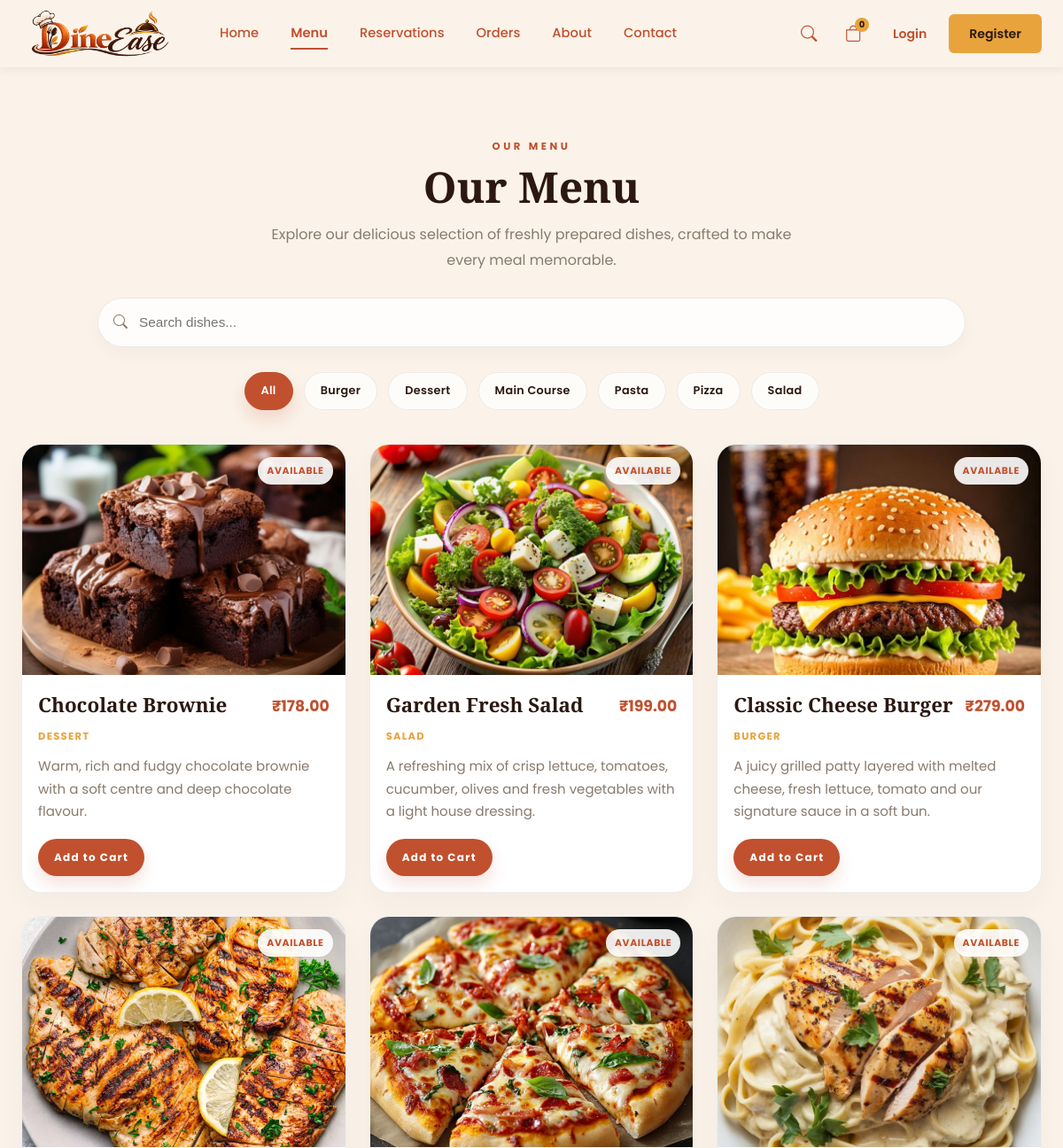
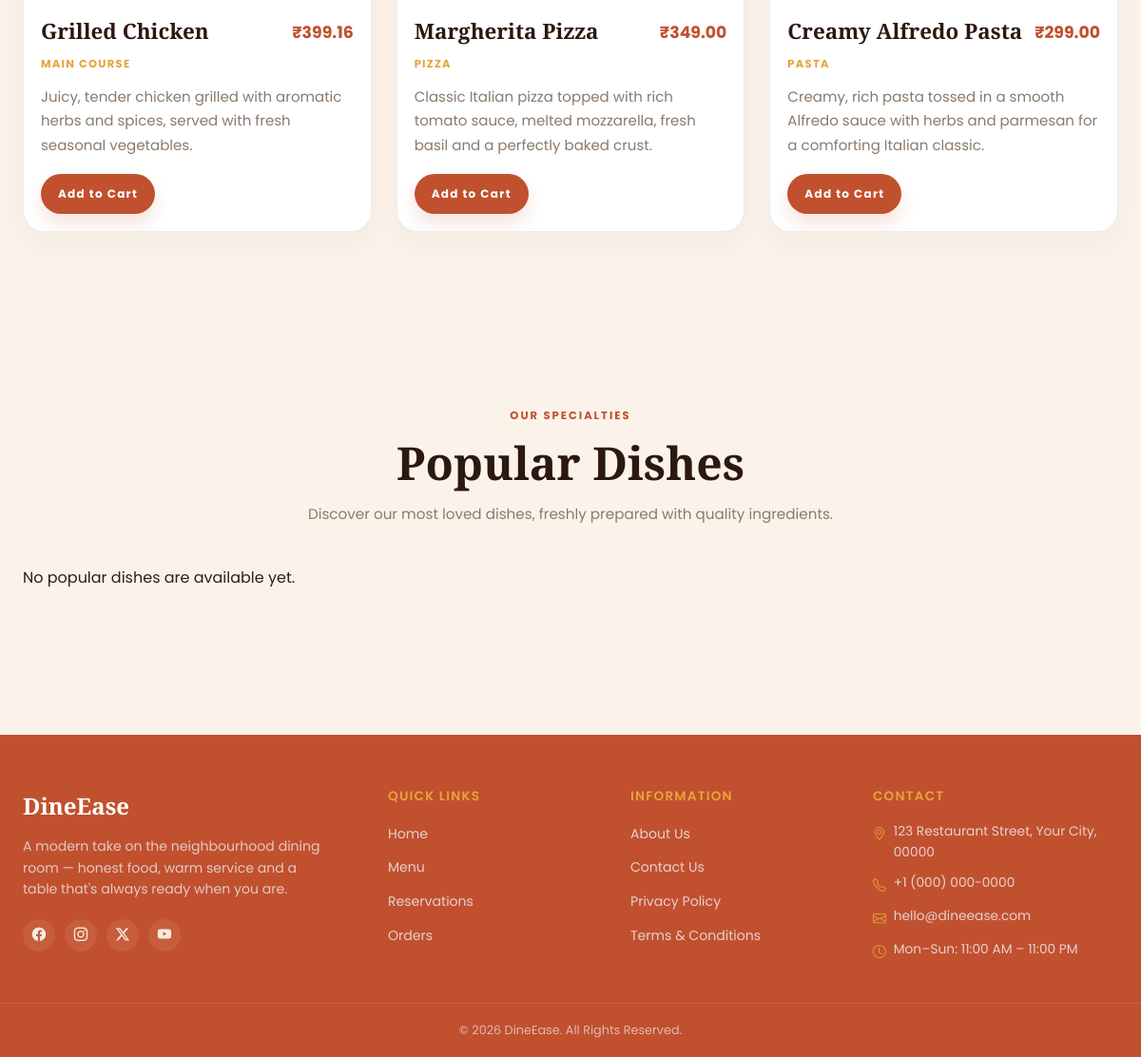
The app's page /menu/ with its own data (2 pictures, top to bottom).
### menu/models.py (models this page shows, shortened)
class Menu(models.Model):
	name = models.CharField(max_length=120)
	description = models.TextField()
	price = models.DecimalField(max_digits=8, decimal_places=2)
	image = models.ImageField(upload_to='menu/', blank=True)
	category = models.CharField(max_length=80, blank=True)
	is_available = models.BooleanField(default=True)
	created_at = models.DateTimeField(auto_now_add=True)
	class Meta:
		ordering = ('-created_at',)

### menu/views.py (the view)
# urls.py: path('menu/', menu_view, name='menu'),
def menu_view(request):
    selected_category = request.GET.get('category', '').strip()
    search_query = request.GET.get('q', '').strip()
    dishes = Menu.objects.filter(is_available=True)
    if search_query:
        dishes = dishes.filter(
            Q(name__icontains=search_query) |
            Q(description__icontains=search_query) |
            Q(category__icontains=search_query)
        )
    if selected_category:
        dishes = dishes.filter(category__iexact=selected_category)
    categories_queryset = Menu.objects.filter(is_available=True).exclude(category='')
    if search_query:
        categories_queryset = categories_queryset.filter(
            Q(name__icontains=search_query) |
            Q(description__icontains=search_query) |
            Q(category__icontains=search_query)
        )
    categories = (
        categories_queryset
        .values_list('category', flat=True)
        .distinct()
        .order_by('category')
    )
    return render(request, 'menu.html', {
        'dishes': dishes,
        'categories': categories,
        'selected_category': selected_category,
        'search_query': search_query,
    })

### templates/menu.html (shortened to what this page needs)
{% extends 'base.html' %}
{% load static %}
{% block content %}
<section class="menu-page">
    <div class="menu-container">
        <header class="menu-hero">
            <p class="menu-kicker">OUR MENU</p>
            <h1>Our Menu</h1>
            <p class="menu-subtitle">Explore our delicious selection of freshly prepared dishes, crafted to make every meal memorable.</p>
        </header>
        <div class="menu-controls" aria-label="Menu controls">
            <form method="get" action="{% url 'menu' %}" class="menu-search-form">
                <div class="menu-search-wrap">
                    <i class="bi bi-search menu-search-icon" aria-hidden="true"></i>
                    <input type="search" name="q" value="{{ search_query }}" class="menu-search" placeholder="Search dishes..." aria-label="Search dishes">
                </div>
            </form>
            {% if categories %}
            <nav class="menu-categories" aria-label="Menu categories">
                <a href="{% url 'menu' %}{% if search_query %}?q={{ search_query|urlencode }}{% endif %}" class="menu-category-btn {% if not selected_category %}active{% endif %}">All</a>
                {% for category in categories %}
                <a href="{% url 'menu' %}?{% if search_query %}q={{ search_query|urlencode }}&{% endif %}category={{ category|urlencode }}" class="menu-category-btn {% if selected_category == category %}active{% endif %}">{{ category }}</a>
                {% endfor %}
            </nav>
            {% endif %}
        </div>
        {% if dishes %}
        <div class="menu-grid">
            {% for item in dishes %}
            <article class="menu-card">
                <div class="menu-card-media">
                    {% if item.image %}
                    <img src="{{ item.image.url }}" alt="{{ item.name }}" class="menu-card-image" loading="lazy">
                    {% else %}
                    <div class="menu-card-image-fallback" aria-label="{{ item.name }}"></div>
                    {% endif %}
                    <span class="availability-badge {% if item.is_available %}available{% else %}unavailable{% endif %}">
                        {% if item.is_available %}Available{% else %}Currently Unavailable{% endif %}
                    </span>
                </div>
                <div class="menu-card-content">
                    <div class="menu-card-header">
                        <h2 class="menu-card-title">{{ item.name }}</h2>
                        <span class="menu-card-price">₹{{ item.price }}</span>
                    </div>
                    {% if item.category %}
                    <p class="menu-card-category">{{ item.category }}</p>
                    {% endif %}
                    {% if item.description %}
                    <p class="menu-card-description">{{ item.description }}</p>
                    {% endif %}
                    <div class="menu-card-actions">
                        {% if item.is_available %}
                        <form method="post" action="{% url 'add_to_cart' %}" class="menu-card-form">
                            <button type="submit" class="add-to-cart-btn">Add to Cart</button>
                        </form>
                        {% else %}
                        <button type="button" class="add-to-cart-btn add-to-cart-btn-disabled" disabled>Currently Unavailable</button>
                        {% endif %}
                    </div>
                </div>
            </article>
            {% endfor %}
        </div>
        {% endif %}
    </div>
</section>
{% endblock %}

### records on screen
Menu: image (picture), is_available "AVAILABLE", name "Chocolate Brownie", price "178.00", category "DESSERT", description "Warm, rich and fudgy chocolate brownie with a soft centre and deep chocolate flavour."
Menu: image (picture), is_available "AVAILABLE", name "Garden Fresh Salad", price "199.00", category "SALAD", description "A refreshing mix of crisp lettuce, tomatoes, cucumber, olives and fresh vegetables with a light house dressing."
Menu: image (picture), is_available "AVAILABLE", name "Classic Cheese Burger", price "279.00", category "BURGER", description "A juicy grilled patty layered with melted cheese, fresh lettuce, tomato and our signature sauce in a soft bun."
Menu: image (picture), is_available "AVAILABLE", name "Grilled Chicken", price "399.16", category "MAIN COURSE", description "Juicy, tender chicken grilled with aromatic herbs and spices, served with fresh seasonal vegetables."
Menu: image (picture), is_available "AVAILABLE", name "Margherita Pizza", price "349.00", category "PIZZA", description "Classic Italian pizza topped with rich tomato sauce, melted mozzarella, fresh basil and a perfectly baked crust."
Menu: image (picture), is_available "AVAILABLE", name "Creamy Alfredo Pasta", price "299.00", category "PASTA", description "Creamy, rich pasta tossed in a smooth Alfredo sauce with herbs and parmesan for a comforting Italian classic."

### other values on screen
{{ request.session.cart|length|default:0 }} "0"
{{ category }} "Burger" "Dessert" "Main Course" "Pasta" "Pizza" "Salad"
